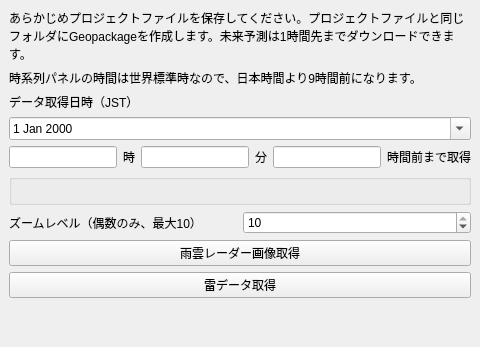
<?xml version="1.0" encoding="UTF-8"?>
<ui version="4.0">
 <class>JPRaincloudradarDownloaderDialogBase</class>
 <widget class="QDockWidget" name="JPRaincloudradarDownloaderDock">
  <property name="windowTitle">
   <string>雨雲レーダー取得</string>
  </property>
  <widget class="QWidget" name="dockWidgetContents">
   <layout class="QVBoxLayout" name="verticalLayout">

    <item>
     <widget class="QLabel" name="label_info">
      <property name="text">
       <string>あらかじめプロジェクトファイルを保存してください。プロジェクトファイルと同じフォルダにGeopackageを作成します。未来予測は1時間先までダウンロードできます。</string>
      </property>
      <property name="wordWrap"><bool>true</bool></property>
     </widget>
    </item>

    <item>
     <widget class="QLabel" name="label_info">
      <property name="text">
       <string>時系列パネルの時間は世界標準時なので、日本時間より9時間前になります。</string>
      </property>
      <property name="wordWrap"><bool>true</bool></property>
     </widget>
    </item>

    <item>
     <widget class="QLabel" name="label_datetime">
      <property name="text"><string>データ取得日時（JST）</string></property>
     </widget>
    </item>

    <item>
     <widget class="QDateEdit" name="dateEdit">
      <property name="calendarPopup"><bool>true</bool></property>
     </widget>
    </item>

    <item>
     <layout class="QHBoxLayout" name="timeLayout">
      <item><widget class="QLineEdit" name="lineEdit_hour"/></item>
      <item><widget class="QLabel" name="label_hour"><property name="text"><string>時</string></property></widget></item>
      <item><widget class="QLineEdit" name="lineEdit_min"/></item>
      <item><widget class="QLabel" name="label_min"><property name="text"><string>分</string></property></widget></item>
      <item><widget class="QLineEdit" name="lineEdit_hours_back"/></item>
      <item><widget class="QLabel" name="label_hours_back"><property name="text"><string>時間前まで取得</string></property></widget></item>
     </layout>
    </item>

    <item>
     <widget class="QgsExtentGroupBox" name="extentWidget"/>
    </item>

   <item>
     <layout class="QHBoxLayout" name="zoomLayout">
      <item>
       <widget class="QLabel" name="label_zoom">
        <property name="text">
         <string>ズームレベル（偶数のみ、最大10）</string>
        </property>
       </widget>
      </item>
      <item>
       <widget class="QSpinBox" name="spinBox_zoom">
        <property name="minimum">
         <number>2</number>
        </property>
        <property name="maximum">
         <number>10</number>
        </property>
        <property name="singleStep">
         <number>2</number>
        </property>
        <property name="value">
         <number>10</number>
        </property>
       </widget>
      </item>
     </layout>
    </item>   

      <item>
         <widget class="QPushButton" name="button_download">
         <property name="text"><string>雨雲レーダー画像取得</string></property>
         </widget>
      </item>
      <item>
         <widget class="QPushButton" name="button_download_lightning">
            <property name="text"><string>雷データ取得</string></property>
         </widget>
         </item>

         <item>
         <spacer name="verticalSpacer">
            <property name="orientation">
            <enum>Qt::Vertical</enum>
            </property>
            <property name="sizeHint" stdset="0">
            <size>
            <width>20</width>
            <height>40</height>
            </size>
            </property>
         </spacer>
         </item>
         </layout>
      </widget>
   </widget>

 <customwidgets>
    <customwidget>
    <class>QgsExtentGroupBox</class>
    <extends>QGroupBox</extends>
    <header>qgis.gui</header>
    </customwidget>
 </customwidgets>

 <resources/>
 <connections/>
</ui>
